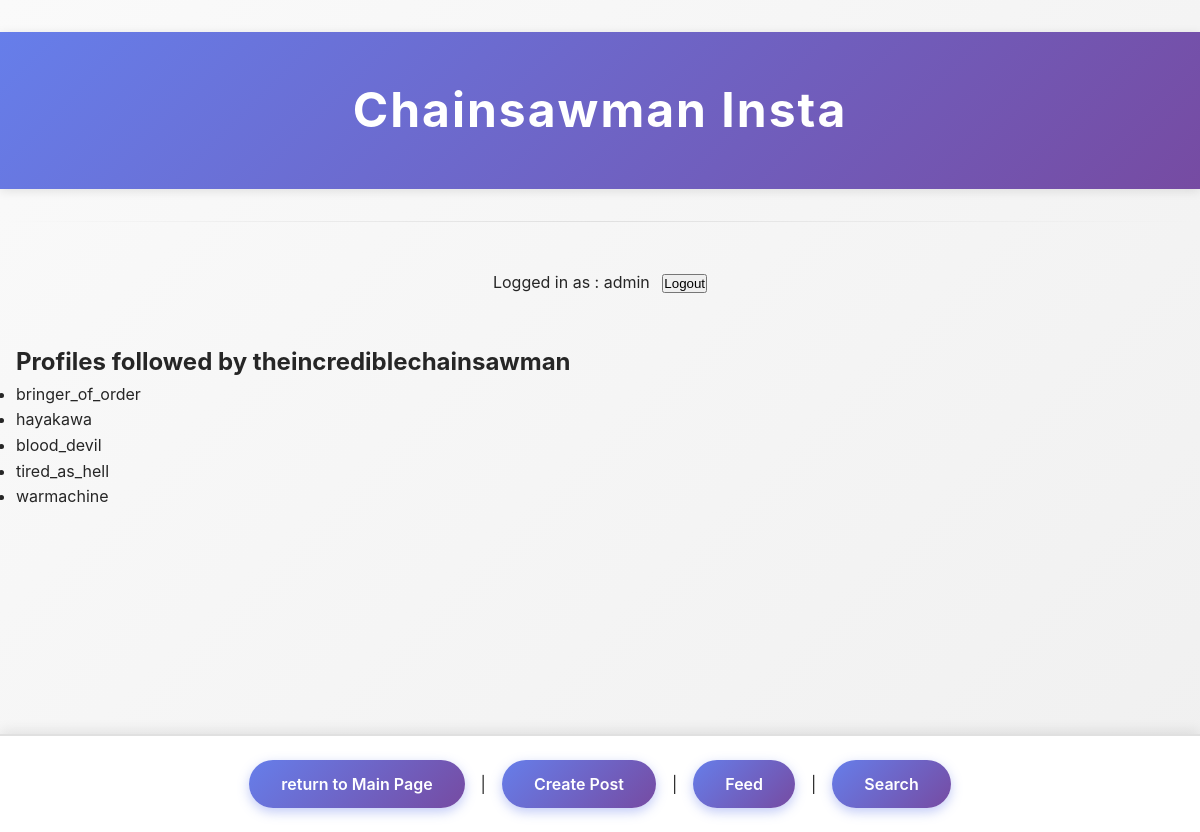
Page /mini_insta/profile/1/following (signed in) on the committed database.
### mini_insta/models.py (models this page shows, shortened)
class Profile(models.Model):
    username = models.TextField(blank=True)
    display_name = models.TextField(blank=True)
    profile_image_url = models.URLField(blank=True)
    bio_text = models.TextField(blank=True)
    join_date = models.DateTimeField(auto_created=True)
    user = models.ForeignKey(User, on_delete=models.CASCADE)
    def get_following(self):
        following = Follow.objects.filter(follower_profile=self)
        return [follow.profile for follow in following]

### mini_insta/views.py (the view)
# urls.py: path('profile/<int:pk>/following', ShowFollowingDetailView.as_view(), name='show_following'),
class ShowFollowingDetailView(DetailView):
    model = Profile
    template_name = "mini_insta/show_following.html"
    context_object_name = 'profile'

### mini_insta/templates/mini_insta/show_following.html
{% extends 'mini_insta/base.html' %} {% block content%}
<div class="following-container">
  <h2>Profiles followed by {{ profile.username }}</h2>
  <ul>
    {% for profile_following in profile.get_following %}
    <li>{{ profile_following.username }}</li>
    {% empty %}
    <li>No profiles followed yet.</li>
    {% endfor %}
  </ul>
</div>
{% endblock %}

### mini_insta/templates/mini_insta/base.html (shortened to what this page needs)
{% load static %}
<html>
  <head>
    <link rel="stylesheet" href="{%static 'styles-insta.css' %}?v=5" />
  </head>
  <body>
    <header class="app-header">
      <h1>Chainsawman Insta</h1>
    </header>
    <hr />
    <div class="auth-status">
      {% if request.user.is_authenticated %} Logged in as : {{request.user}}
      <form method="post" action="{% url 'logout' %}">
        <button type="submit">Logout</button>
      </form>
      {% else %} Not logged in | <a href="{% url 'login' %}">Login</a> |
      <a href="{% url 'create_profile' %}">Create Profile</a>
      {% endif %}
    </div>
    {% block content %} {% endblock %}
    <footer>
      <a href="{% url 'profiles' %}"> return to Main Page </a>
      {% if request.user.is_authenticated %} |
      <a href="{% url 'create_post' %}"> Create Post </a> |
      <a href="{% url 'show_feed' %}"> Feed </a> |
      <a href="{% url 'search' %}"> Search </a>
      {% endif %}
    </footer>
  </body>
</html>

### static/styles-insta.css (style rules this page uses)
* { margin: 0; padding: 0; box-sizing: border-box; }
:root { --footer-height: 88px; }
body { font-family: -apple-system, BlinkMacSystemFont, 'Segoe UI', Roboto, 'Helvetica Neue', sans-serif; background: linear-gradient(135deg, #fafafa 0%, #f0f0f0 100%); color: #262626; line-height: 1.6; min-height: 100vh; padding-bottom: calc(var(--footer-height) + 16px); }
.app-header h1 { text-align: center; font-size: 2.5rem; font-weight: 700; letter-spacing: 2px; padding: 2rem 1rem; background: linear-gradient(135deg, #667eea 0%, #764ba2 100%); color: white; box-shadow: 0 2px 10px rgba(0, 0, 0, 0.1); margin-bottom: 2rem; }
.auth-status { text-align: center; margin: 0 0 1rem; }
.auth-status form { display: inline-block; width: auto; margin: 0 0 0 0.5rem; padding: 0; box-shadow: none; background: transparent; }
h1 { text-align: center; font-size: 2rem; font-weight: 600; margin: 2rem 0; color: #262626; }
body > div { max-width: 1200px; margin: 0 auto; padding: 1rem; }
hr { border: none; height: 1px; background: linear-gradient(90deg, transparent, #e0e0e0, transparent); margin: 2rem 0; }
footer, body > footer { position: fixed !important; left: 0 !important; right: 0 !important; bottom: 0 !important; z-index: 9999 !important; width: 100% !important; min-height: var(--footer-height) !important; text-align: center; padding: 1.5rem 2rem; margin: 0 !important; background: white !important; border-top: 2px solid #e0e0e0; box-shadow: 0 -4px 12px rgba(0, 0, 0, 0.08); font-size: 1rem; line-height: 1.5; display: flex !important; align-items: center !important; justify-content: center !important; flex-wrap: wrap; gap: 1rem; }
footer a, body > footer a { color: white !important; background: linear-gradient(135deg, #667eea 0%, #764ba2 100%) !important; text-decoration: none !important; padding: 0.75rem 2rem !important; border-radius: 25px !important; font-weight: 600 !important; font-size: 1rem !important; display: inline-block !important; white-space: nowrap !important; transition: transform 0.3s ease, box-shadow 0.3s ease; box-shadow: 0 4px 12px rgba(102, 126, 234, 0.4) !important; }
body > footer::before, body > footer::after { content: '' !important; display: none !important; }
@media (min-width: 768px) { .app-header h1 { font-size: 3rem; padding: 2.5rem 2rem; } }
a { color: #667eea; text-decoration: none; transition: color 0.3s ease; }
form { max-width: 600px; margin: 2rem auto; background: white; padding: 2rem; border-radius: 12px; box-shadow: 0 4px 12px rgba(0, 0, 0, 0.08); display: block; width: 100%; }

### rows in the picture
Profile: username "theincrediblechainsawman"
Profile: username "bringer_of_order"
Profile: username "hayakawa"
Profile: username "blood_devil"
Profile: username "tired_as_hell"
Profile: username "warmachine"

### other values in the picture
{{ request.user }} "admin"
